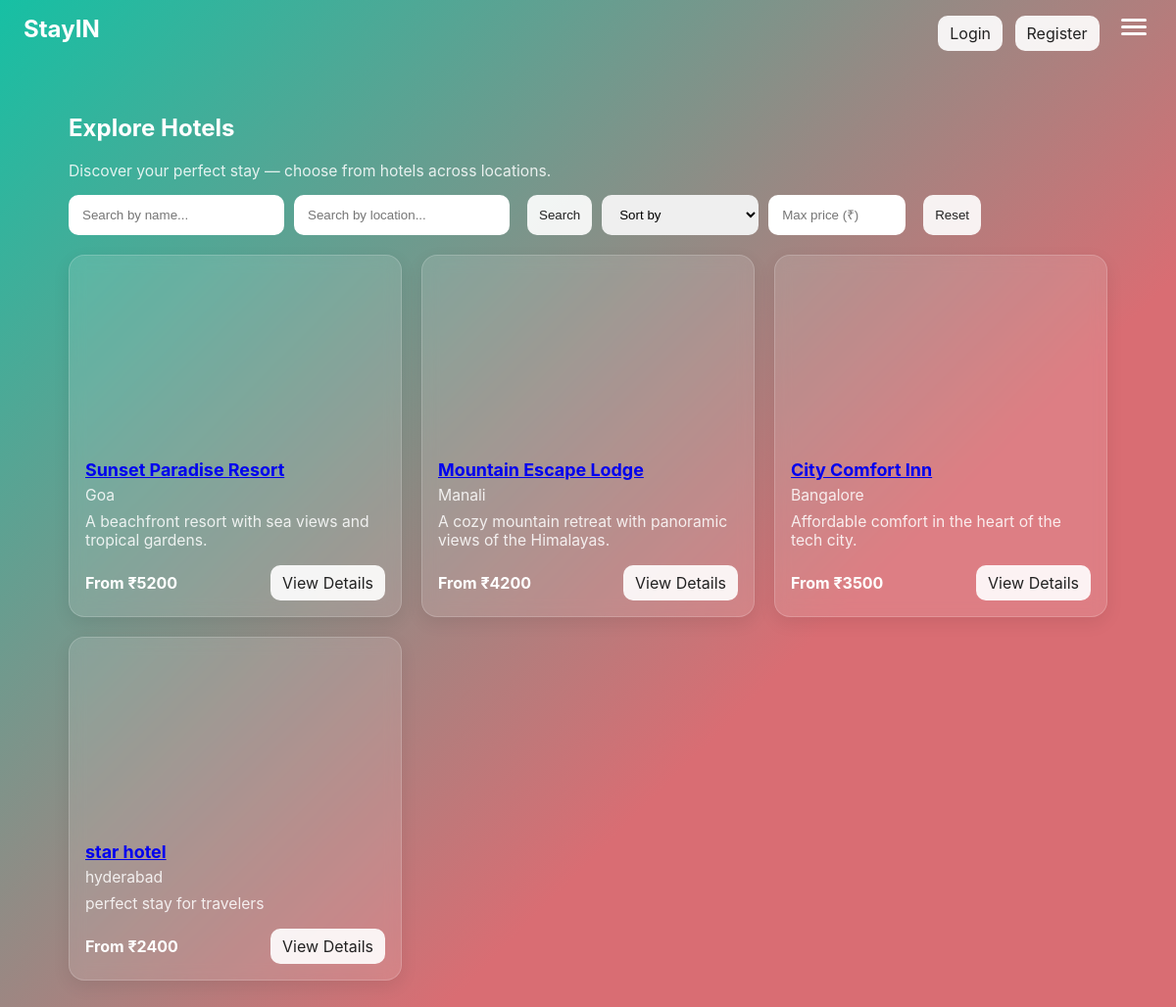
Screenshot of /hotels with the database file from the repository.
### app.py (models this page shows)
class Hotel(db.Model):
    id = db.Column(db.Integer, primary_key=True)
    name = db.Column(db.String(150), nullable=False)
    location = db.Column(db.String(150), nullable=False)
    description = db.Column(db.Text)
    image_url = db.Column(db.String(500))
    owner_id = db.Column(db.Integer, db.ForeignKey('user.id'), nullable=False)
    rooms = db.relationship('Room', backref='hotel', lazy=True)

### app.py (the view)
@app.route('/hotels')
def list_hotels():
    q = request.args.get('q', '').strip()
    loc = request.args.get('location', '').strip()
    query = Hotel.query
    if q:
        query = query.filter(Hotel.name.ilike(f"%{q}%"))
    if loc:
        query = query.filter(Hotel.location.ilike(f"%{loc}%"))
    hotels = query.all()
    hotel_min = {}
    for h in hotels:
        prices = [r.price_per_night for r in h.rooms] if h.rooms else []
        hotel_min[h.id] = int(min(prices)) if prices else None
    return render_template('list_hotels.html', hotels=hotels, hotel_min=hotel_min)

### templates/list_hotels.html (shortened to what this page needs)
{% extends "base.html" %}
{% block content %}
<div>
  <h2>Explore Hotels</h2>
  <p class="muted">Discover your perfect stay — choose from hotels across locations.</p>
  <div style="display:flex;gap:10px;flex-wrap:wrap;margin-top:10px;margin-bottom:16px;">
    <input id="hotel-search" class="input" placeholder="Search by name..." style="width:220px;">
    <input id="filter-location" class="input" placeholder="Search by location..." style="width:220px;">
    <button id="filter-search" class="btn">Search</button>
    <select id="sort-select" class="input" style="width:160px;">
      <option value="">Sort by</option>
    </select>
    <input id="filter-maxprice" class="input" type="number" placeholder="Max price (₹)" style="width:140px;">
    <button id="filter-reset" class="btn">Reset</button>
  </div>
  <div id="hotel-grid" class="hotel-grid">
    {% for h in hotels %}
      <article class="hotel-card" data-name="{{ h.name|lower }}" data-location="{{ h.location|lower }}" data-minprice="{{ hotel_min[h.id] if hotel_min[h.id] is not none else 999999 }}">
        <a href="{{ url_for('hotel_detail', hotel_id=h.id) }}">
          {% set fallback_img = "https://images.unsplash.com/photo-1501117716987-c8e1ecb210d3?w=1200" %}
          <div class="hotel-img" style="background-image:url('{{ h.image_url if h.image_url else fallback_img }}');"></div>
        </a>
        <div class="hotel-info">
          <h3><a href="{{ url_for('hotel_detail', hotel_id=h.id) }}">{{ h.name }}</a></h3>
          <div class="muted">{{ h.location }}</div>
          <p class="muted" style="margin-top:8px;">{{ (h.description or '')[:120] }}{% if h.description and h.description|length > 120 %}...{% endif %}</p>
          <div class="hotel-footer">
            {% if hotel_min[h.id] %}
              <div class="price">From ₹{{ hotel_min[h.id] }}</div>
            {% else %}
              <div class="price muted">Price not listed</div>
            {% endif %}
            <a href="{{ url_for('hotel_detail', hotel_id=h.id) }}" class="btn">View Details</a>
          </div>
        </div>
      </article>
    {% endfor %}
  </div>
</div>
{% endblock %}

### static/style.css (style rules this page uses)
:root { --grad-1:#16c0a4; --grad-2:#d96d73; --card-bg:rgba(255,255,255,0.12); --card-border:rgba(255,255,255,0.18); --text-dark:#222; --muted:#e5e5e5; --container-w:1100px; }
* { box-sizing:border-box }
html,body { margin:0; font-family: Inter, system-ui, -apple-system, "Segoe UI", Roboto, "Helvetica Neue", Arial; height:100%; color: #072; }
.gradient-bg { background: linear-gradient(135deg, var(--grad-1), var(--grad-2) 65%); min-height:100vh; color: white; -webkit-font-smoothing:antialiased; }
.btn { padding:8px 12px; border-radius:10px; border:none; background: rgba(255,255,255,0.9); color: #222; margin-left:8px; text-decoration:none; }
.card, .hotel-card { background: var(--card-bg); border:1px solid var(--card-border); backdrop-filter: blur(8px); padding:16px; border-radius:16px; box-shadow:0 6px 18px rgba(0,0,0,0.08); color: white; }
.hotel-grid { display:grid; grid-template-columns: repeat(auto-fit, minmax(300px,1fr)); gap:20px; margin-top:20px; }
.hotel-img { height:180px; background-size:cover; background-position:center; border-radius:12px; }
.hotel-info h3 { margin:12px 0 6px; color: #fff; font-size:1.12rem; }
.hotel-info .muted { color: rgba(255,255,255,0.9); opacity:0.95; }
.hotel-footer { display:flex; justify-content:space-between; align-items:center; margin-top:14px; }
.hotel-footer .price { font-weight:700; color:#fff; }
.input { padding:12px 14px; border-radius:10px; border:none; width:100%; display:inline-block; }
.muted { color: rgba(255,255,255,0.85); font-size: .98rem }

### rows the page displays
Hotel: name "Sunset Paradise Resort", location "Goa", description "A beachfront resort with sea views and tropical gardens.", hotel_min "5200"
Hotel: name "Mountain Escape Lodge", location "Manali", description "A cozy mountain retreat with panoramic views of the Himalayas.", hotel_min "4200"
Hotel: name "City Comfort Inn", location "Bangalore", description "Affordable comfort in the heart of the tech city.", hotel_min "3500"
Hotel: name "star hotel", location "hyderabad", description "perfect stay for travelers", hotel_min "2400"
